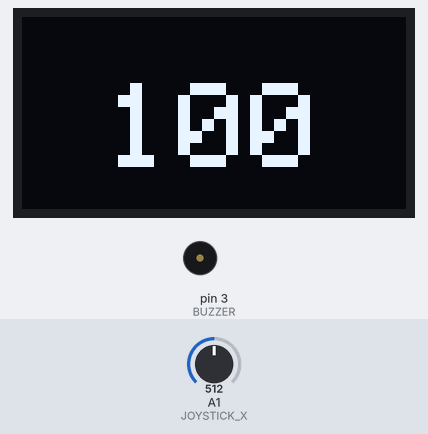
Bench run of a sketch on a simulated Arduino Uno, built with avr-gcc and run on an emulated ATmega328P. On the bench: 128×64 one-colour display, buzzer (waves = sounding, pin HIGH). The test bench sets the inputs (shaded band); at power-on: A1 (JOYSTICK_X) = 512.

Above: at 1.2 s.
1.3 s: A1 (JOYSTICK_X) set to 710
At 2.4 s:
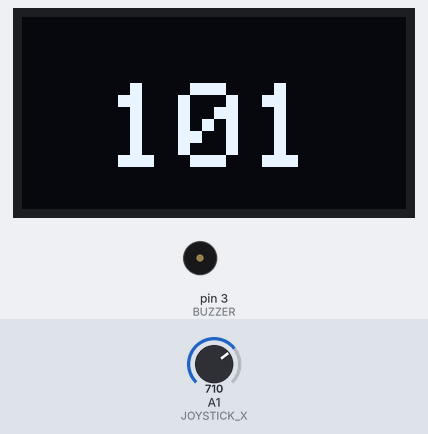
4.0 s: A1 (JOYSTICK_X) set to 690
7.3 s: A1 (JOYSTICK_X) set to 716
At 7.8 s:
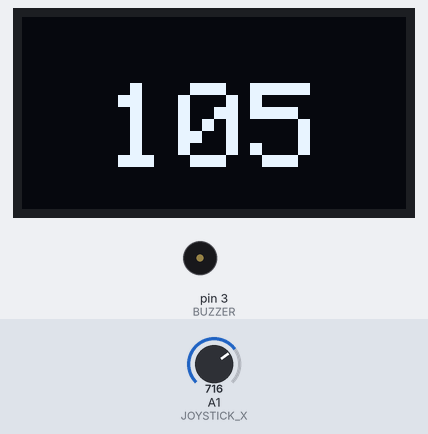
Timing chart, 0 to 15.4 s (numbered marks = the images above; inputs shaded):
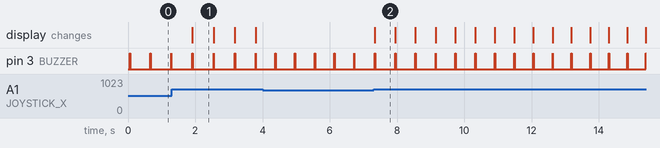

Measured:
- after the input at 1.3 s, the display: changes after 0.62 s (image 1)
- after the input at 7.3 s, the display: changes at once (image 2)
- by itself, pin 3 (BUZZER): alternates HIGH for 0.01 s and LOW for 0.56 s
- what the display in image 1 shows lasts 0.6 s, from 1.9 s to 2.5 s

The sketch:

metronome.ino
```cpp
#include <Adafruit_SSD1306.h>

#define SCREEN_WIDTH 128
#define SCREEN_HEIGHT 64
#define OLED_RESET -1
#define SCREEN_ADDRESS 0x3c
Adafruit_SSD1306 display(SCREEN_WIDTH, SCREEN_HEIGHT, &Wire, OLED_RESET);

#define BUZZER 3

#define JOYSTICK_X A1
#define JOYSTICK_Y A2
#define JOYSTICK_BTN 7

int bpm = 100;


void setup() {
  // put your setup code here, to run once:
  display.begin(SSD1306_SWITCHCAPVCC, SCREEN_ADDRESS);
  Serial.begin(9600);
  display_bpm();

  pinMode(JOYSTICK_X, INPUT);
  pinMode(JOYSTICK_Y, INPUT);
  pinMode(JOYSTICK_BTN, INPUT_PULLUP);

  pinMode(BUZZER, OUTPUT);
}

// function to change bpm
void metronome_bpm() {
  int joystick_value_x = analogRead(JOYSTICK_X);
  if (joystick_value_x >= 700) {
    // moving joystick to the right raises bpm
    bpm += 1;
    display_bpm();
  } else if (joystick_value_x <= 300) {
    // moving joystick to the left lowers bpm
    bpm -= 1;
    display_bpm();
  }
}

// function to play metronome at the correct bpm
void metronome_sound() {

  digitalWrite(BUZZER, HIGH);
  delay(10);
  digitalWrite(BUZZER, LOW);
  delay(60000 / bpm);
}

// function to display current bpm
void display_bpm() {
  display.clearDisplay();
  display.setTextSize(4);
  display.setTextColor(WHITE);
  display.setCursor(28, 22);
  display.println(bpm);
  display.display();
}
void loop() {
  // put your main code here, to run repeatedly:
  metronome_bpm();
  metronome_sound();
}
```
